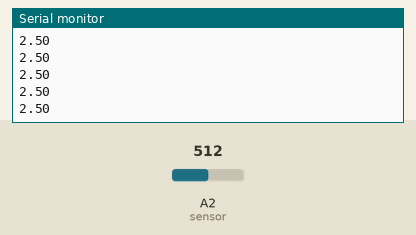
The sketch below on a simulated Arduino Uno, built with avr-gcc and run on an emulated ATmega328P. Shown: the last lines printed to the serial monitor. The test bench sets the inputs (shaded band); at power-on: A2 (sensor) = 512.

Above: at 2.2 s.
2.3 s: A2 (sensor) set to 716
At 2.31 s:
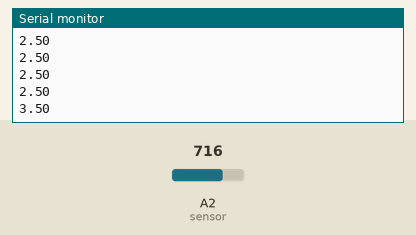
3.8 s: A2 (sensor) set to 900
At 3.82 s:
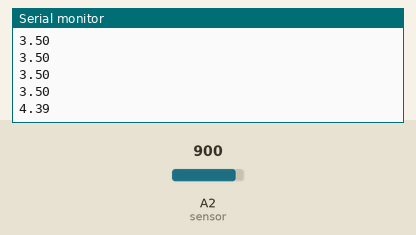
Timing chart, 0 to 6.8 s (numbered marks = the images above; inputs shaded):
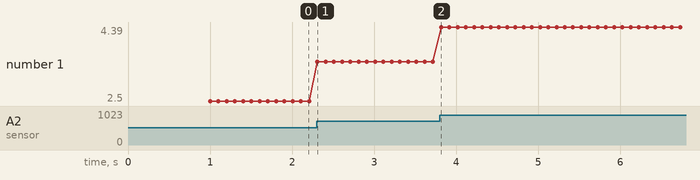

Measured:
- after the input at 2.3 s, the serial monitor: prints a new line at once (image 1)
- after the input at 3.8 s, the serial monitor: prints a new line at once (image 2)
- plotted number 1: 2.5 → 3.5 after the input at 2.3 s, 3.5 → 4.39 after the input at 3.8 s

The sketch:

readSensor.ino
```cpp
/*This routine will read values from a generic sensor on pin 2
and send the values to the PC using the XBEE */

int sensor = 2; // Physical Pin of the sensor on the Arbotix
int  raw = 0; // Storage for the raw sensor reading
float volts = 0.0; // Storage for the voltage value of the sensor
int p = 100; // Sensor Read Period (ms)
int led = 0;  // USER LED pin for heartbeat

//*************************************************
void setup() {
  // Serial prints are sent over the XBEE radio pseudo-serial port
  Serial.begin(38400); // start serial port at 38400 bps:
  delay(1000); // wait to connect
  pinMode(led, OUTPUT); // initialize USER LED
  //pinMode(sensor, INPUT); // initialize SENSOR pin
}

//****************************************************
void loop() {
  digitalWrite(led, HIGH); // turn LED on
  raw = analogRead(sensor);    // read the input pin
  volts = (float)raw * 5.0 / 1024.0;  // convert to volts
  Serial.println(volts); // Send voltage reading
  delay(p/2);
  digitalWrite(led, LOW); // turn LED off
  delay(p/2);
}
```
